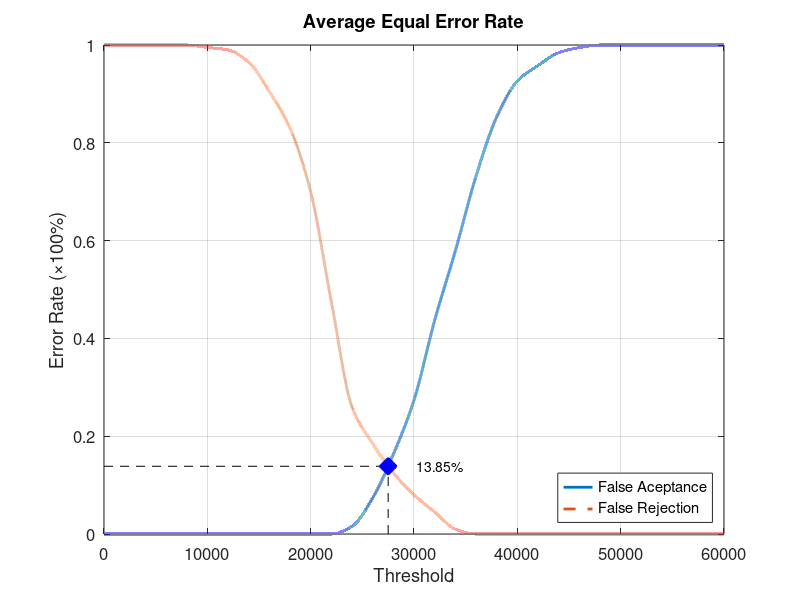
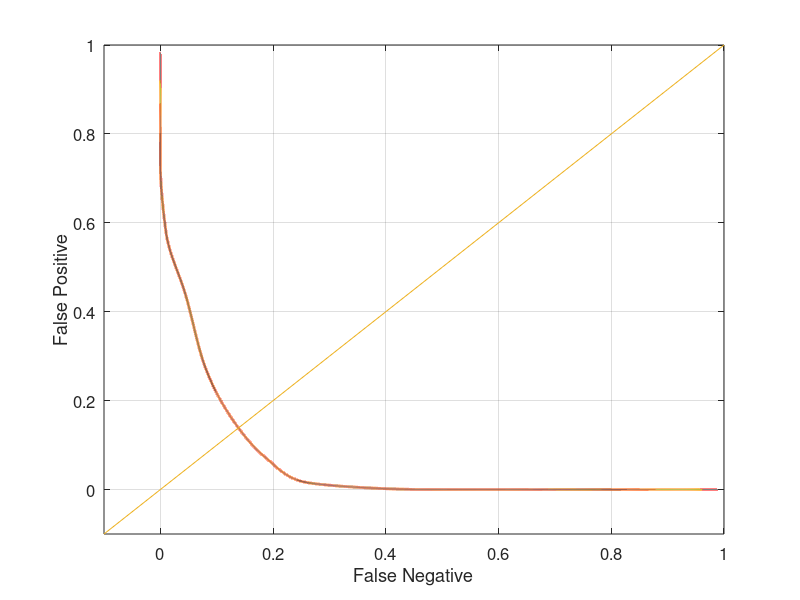

Write the MATLAB code that produced these figures, in order.
function yEER = Database1_4
close all;
clear;
clc;
x = 0:2000:60000;
xq = 0:0.5:60000;

y0 = [0 0 0 0 0 0 0 0 0 0 0 0 0.0157895 0.0736842 0.163158 0.273684 0.436842 0.578947 0.731579 0.852632 0.926316 0.957895 0.984211 0.994737 1 1 1 1 1 1 1];
yy0 = interp1(x, y0, xq, 'pchip');
y1 = [1 1 1 1 1 0.995 0.99 0.965 0.905 0.83 0.7 0.475 0.26 0.185 0.125 0.08 0.045 0.01 0 0 0 0 0 0 0 0 0 0 0 0 0];
yy1 = interp1(x, y1, xq, 'pchip');

% Calculating EER: 
y2 = abs(y0 - y1);
find(y2 == min(y2))
yy2 = abs(yy0 - yy1);
xEER = find(yy2 == min(yy2));
xEERIndex = xq(xEER) % X-axis EER
yEER = yy0(xEER) % Y-axis EER

main = figure
plot(xq, yy0,'-','LineWidth', 2);	hold on
plot(xq, yy1,'--','LineWidth', 2);	hold on
plot([xEERIndex xEERIndex], [0 yEER], 'k--');	hold on
plot([0 xEERIndex], [yEER yEER], 'k--');	hold on
plot(xEERIndex, yEER, 'bx', 'LineWidth', 10);	hold on
text(xEERIndex + 10 * xEERIndex / 100, yEER, [num2str(round((10000 * yEER)) / 100) '%'])
legend('False Aceptance', 'False Rejection', 'Location', 'SouthEast')
xlabel('Threshold')
ylabel('Error Rate (\times100%)')
title('Average Equal Error Rate')
set(gca, 'FontSize', 12)
axis([0 60000 0 1])
grid on

print(main, 'Database1_4Main', '-dpng');
FNRxFPR = figure('Color', [1 1 1]);
plot(yy1, yy0, '-', yy1, yy0, 'LineWidth', 2);
hold on
y = -0.1:0.1:1
plot(y, y); 
set(gca, 'FontSize', 12)
xlabel('False Negative')
ylabel('False Positive')
axis([-0.1 1 -0.1 1])
set(gca, 'FontSize', 12)
grid on

print(FNRxFPR, 'Database1_4FNRxFPR','-dpng');
end
